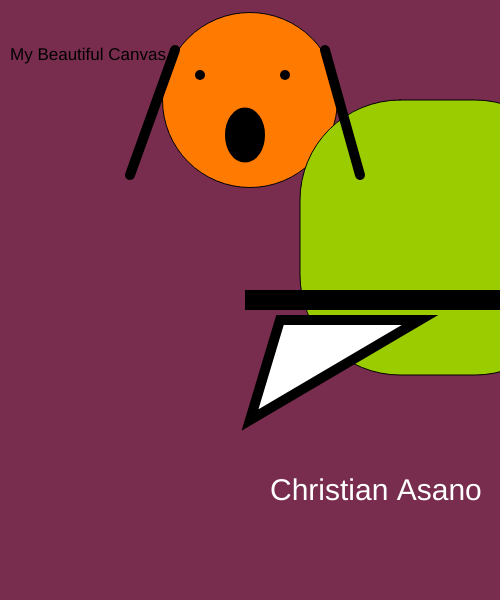
Frame 1 (no input)
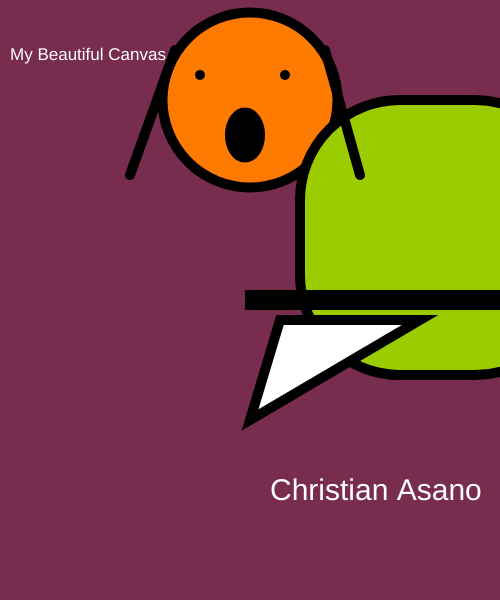
Frame 60 (no input)
Frame 120 (the mouse pressed at the canvas centre since frame 60): identical to frame 60, image omitted

The p5.js sketch that drew these frames (run headless with seeded random() and noise() and a simulated clock; from frame 60 on, the mouse is pressed at the canvas centre):

// p5.js sketch
// ── sketch.js
function setup() {
  createCanvas(500, 600);
}

function draw() {
  background(120,45,78);
    textSize(17)
    text("My Beautiful Canvas", 10,60);

    fill(400,122, 0);
    circle(250,100,175);
    

    fill(155, 204, 0);
    square(300,100,275,100);

    strokeWeight(10);
    fill(0);
    point(200,75);
    point(285,75);

    ellipse(245, 135, 30, 45)
    line(325,50,360,175);
    line(130,175,175,50);

    fill(400);
    triangle(420,320,250,420,280,320)

    rect(250,295,450,10);

    fill(500);
    textSize(30);
    text("Christian Asano",270,500 );
}
